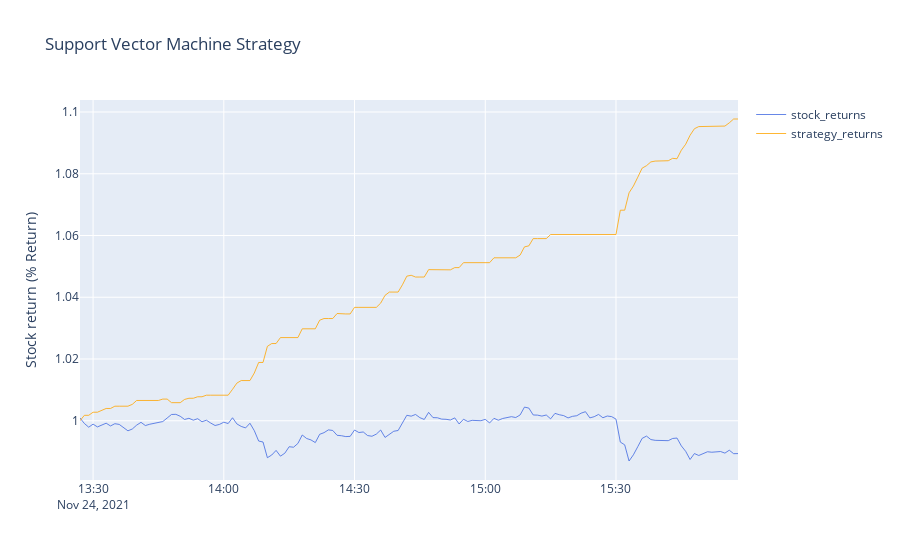

The notebook cell saved with this chart:
### Code cell
fig = go.Figure()

fig.add_trace(go.Scatter(x=df.index[split:], y= (df['Ret'][split:]+1).cumprod(),line=dict(color='royalblue', width=.8), name = 'stock_returns'))
fig.add_trace(go.Scatter(x=df.index[split:], y= (df['Ret1'][split:]+1).cumprod(),line=dict(color='orange', width=.8), name = 'strategy_returns'))

fig.update_layout(
    title='Support Vector Machine Strategy',
    yaxis_title='Stock return (% Return)')

fig.show()

### Figure 1 — Plotly figure (JSON) as saved in the notebook; plotly's stock layout.template omitted (floating-point values rounded to 4 significant figures; data arrays with more than 128 entries replaced by an {"elided": "..."} marker saying what was removed)
{"data": [{"line": {"color": "royalblue", "width": 0.8}, "name": "stock_returns", "x": {"elided": "152 str values"}, "y": {"elided": "152 float values"}, "type": "scatter"}, {"line": {"color": "orange", "width": 0.8}, "name": "strategy_returns", "x": {"elided": "152 str values"}, "y": {"elided": "152 float values"}, "type": "scatter"}], "layout": {"title": {"text": "Support Vector Machine Strategy"}, "yaxis": {"title": {"text": "Stock return (% Return)"}}}}
